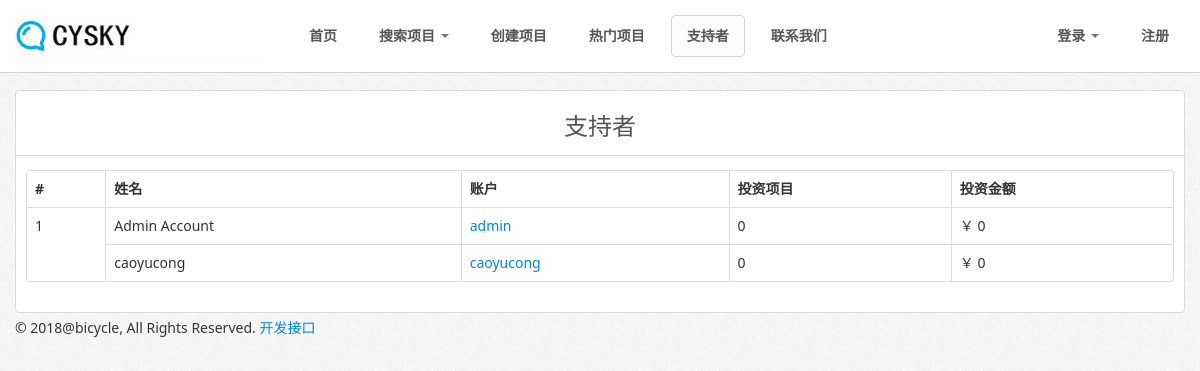
The page /top-investors.php on the database its author committed.
### tables this page shows
CREATE TABLE IF NOT EXISTS `users` (
  `id` int(11) NOT NULL AUTO_INCREMENT,
  `user_id` bigint(11) NOT NULL,
  `first_name` varchar(100) NOT NULL,
  `last_name` varchar(100) NOT NULL,
  `gender` enum('Male','Female') NOT NULL,
  `username` varchar(20) NOT NULL,
  `password` varchar(128) NOT NULL,
  `email` varchar(255) NOT NULL,
  `activated` enum('0','1') NOT NULL DEFAULT '1',
  `suspended` enum('0','1') NOT NULL DEFAULT '0',
  `date_created` datetime NOT NULL,
  `last_login` datetime NOT NULL,
  `signup_ip` varchar(255) NOT NULL,
  `last_ip` varchar(255) NOT NULL,
  `country` varchar(255) NOT NULL,
  `staff` enum('0','1') NOT NULL DEFAULT '0',
  `whitelist` enum('0','1') NOT NULL DEFAULT '0',
  `ip_whitelist` text NOT NULL,
  `credit` bigint(20) unsigned NOT NULL,
  `banked_credit` bigint(20) unsigned NOT NULL,
  `investments_made` bigint(20) unsigned NOT NULL,
  `amount_invested` bigint(20) unsigned NOT NULL,
  `oauth_provider` enum('0','1') NOT NULL DEFAULT '0',
  `oauth_uid` text NOT NULL,
  PRIMARY KEY (`id`)
);

### includes/classes/database.class.php (called while the page is built, shortened)
<?php
class MySQLDatabase {
	private $connection;
	public function open_connection() {
		$this->connection = mysqli_connect(DB_SERVER, DB_USER, DB_PASS, DB_NAME);
		mysqli_query($this->connection, 'SET NAMES utf8');
	}
	public function query($sql) {
		$result = mysqli_query($this->connection, $sql);
		return $result;
	}
   public function fetch_array($result_set) {
    return mysqli_fetch_array($result_set);
   }
}
$database = new MySQLDatabase();

### includes/classes/user.class.php (called while the page is built, shortened)
<?php
class User {
	protected static $db_fields = array('id', 'user_id', 'first_name', 'last_name', 'gender', 'username', 'password', 'email', 'user_level', 'primary_group', 'activated', 'suspended', 'date_created', 'last_login', 'account_lock', 'signup_ip', 'last_ip', 'country', 'whitelist', 'ip_whitelist', 'credit', 'banked_credit', 'staff', 'investments_made', 'amount_invested', 'invited_by', 'created', 'expires', 'expiry_date', 'level_id', 'level_name', 'auto', 'datetime', 'ip_address', 'name', 'qty', 'status', 'redirect_page', 'access_time', 'time_type', 'amount', 'created', 'timed_access', 'expiry_date', 'expires', 'package_name','message','profile_picture','type','task','amount','options','credits','description');
	public static function get_top_investors($max = 50){
		return self::find_by_sql("SELECT first_name,last_name,username,country,investments_made,amount_invested FROM users ORDER BY investments_made DESC LIMIT $max ");
	}
	public static function get_investment_rank($top_investors){
		$counts = array();
		foreach($top_investors as $key=>$subarr){
			if(isset($counts[$subarr->investments_made])){
				$counts[$subarr->investments_made]++;
			} else {
				$counts[$subarr->investments_made] = 1;
				$counts[$subarr->investments_made] = isset($counts[$subarr->investments_made]) ? $counts[$subarr->investments_made]++ : 1;
			}
		}
		return $counts;
	}
  	public static function find_by_sql($sql="") {
    global $database;
    $result_set = $database->query($sql);
    $object_array = array();
    while ($row = $database->fetch_array($result_set)) {
      $object_array[] = self::instantiate($row);
    }
    return $object_array;
    }
	private static function instantiate($record) {
    	$object = new self;
		foreach($record as $attribute=>$value){
		  if($object->has_attribute($attribute)) {
		    $object->$attribute = $value;
		  }
		}
		return $object;
	}
	private function has_attribute($attribute) {
	  return array_key_exists($attribute, $this->attributes());
	}
	protected function attributes() {
	  $attributes = array();
	  foreach(self::$db_fields as $field) {
	    if(property_exists($this, $field)) {
	      $attributes[$field] = $this->$field;
	    }
	  }
	  return $attributes;
	}
}

### top-investors.php (the view, shortened to what this page needs)
<?php require_once("includes/inc_files.php");
$top_investors = User::get_top_investors();
?>
<?php $page_title = "支持者"; require_once("includes/themes/".THEME_NAME."/header.php"); ?>
<div class="title">
	<h1><?php echo $page_title; ?></h1>
</div>
	<table class="table table-bordered">
	  <thead>
	    <tr>
			<th>#</th>
			<th>姓名</th>
			<th>账户</th>
			<th>投资项目</th>
			<th>投资金额</th>
	    </tr>
	  </thead>
	  <tbody>
	    	<?php $counter = 1; $mini_counter = 1; $total_rank = User::get_investment_rank($top_investors); foreach($top_investors as $investor){ ?>
			<tr>
				<?php $count = $total_rank[$investor->investments_made]; if($count > 1){?>
					<?php if($mini_counter == 1){ ?>
						<td rowspan="<?php echo $count; ?>"><?php echo $counter; ?></td>
					<?php  } $mini_counter++; ?>
				<?php } else { ?>
					<td><?php echo $counter; $mini_counter = 1; ?></td>
				<?php } ?>
				<td><?php echo $investor->first_name." ".$investor->last_name; ?></td>
				<td><?php echo "<a href=\" ".WWW."profile.php?username=".$investor->username." \">".$investor->username."</a>"; ?></td>
				<td><?php echo $investor->investments_made; ?></td>
				<td><?php echo CURRENCYSYMBOL." ".$investor->amount_invested; ?></td>
			</tr>
			<?php $counter++; } ?>
	  </tbody>
	</table>
<?php require_once("includes/themes/".THEME_NAME."/footer.php"); ?>

### includes/themes/mds_light/css/main.css (style rules this page uses)
body { margin: 90px 0 0 0 !important; background: white url('../img/bgnoise.png') repeat; }
#content .title { text-align: center; border-bottom: 1px solid #dadada; margin: 0px -10px 14px; color: #565656; }
#content .title h1 { font-size: 24px; line-height: 30px; margin-bottom: 14px; }

### rows shown on the page
users: first_name "Admin", last_name "Account", username "admin", investments_made "0", amount_invested "0"
users: last_name "caoyucong", username "caoyucong", investments_made "0", amount_invested "0"

### other values the page prints
$page_title "支持者"
